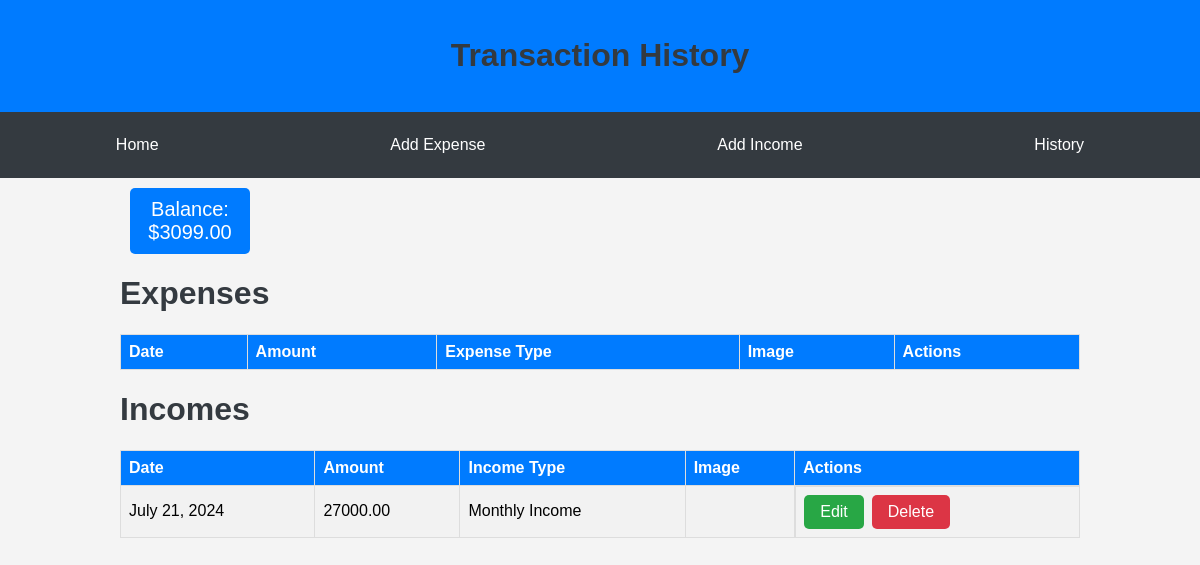
Before: / (signed in) with the older database file.
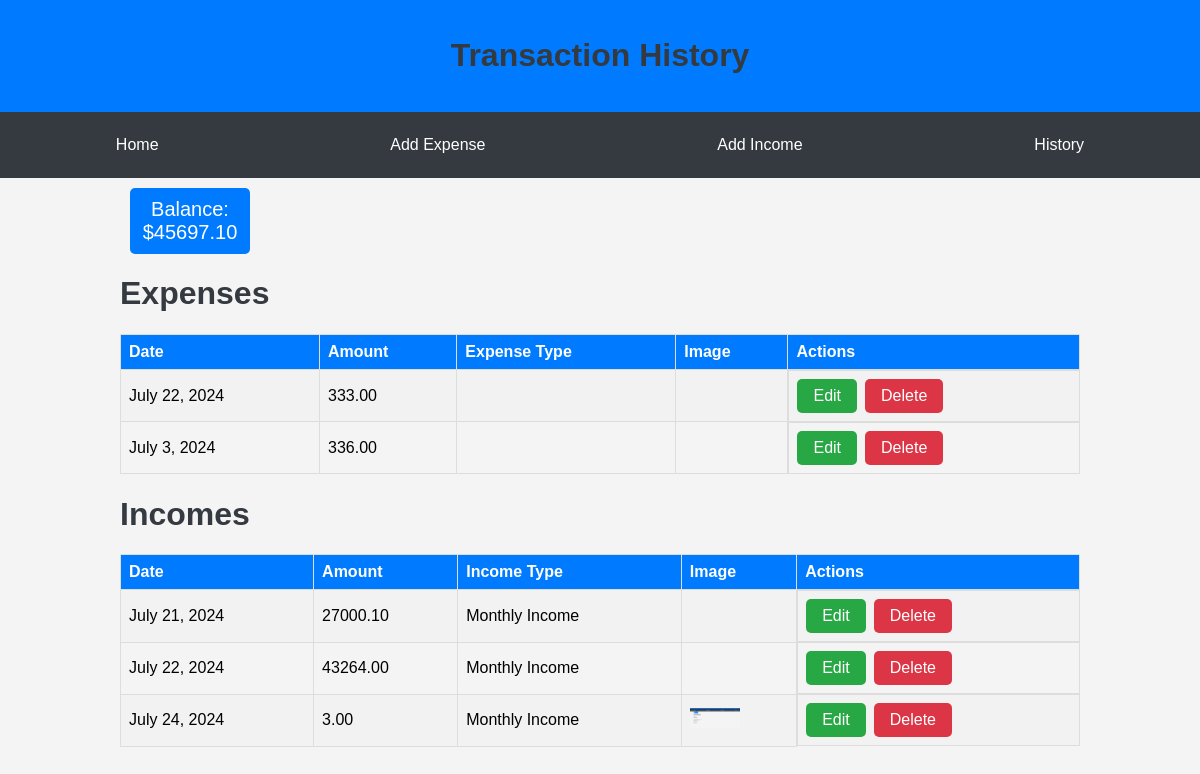
After: the same page with the newer database file.
### history/models.py (models this page shows, shortened)
class AccountBalance(models.Model):
    user = models.OneToOneField(User, on_delete=models.CASCADE)
    balance = models.DecimalField(max_digits=10, decimal_places=2, default=0.00)

class Income(models.Model):
    amount = models.DecimalField(max_digits=10, decimal_places=2)
    date = models.DateField()
    account_balance = models.ForeignKey(AccountBalance, on_delete=models.CASCADE)
    income_type = models.ForeignKey(IncomeType, on_delete=models.CASCADE)
    image = models.ImageField(upload_to='income_images/', blank=True, null=True)

class IncomeType(models.Model):
    name = models.CharField(max_length=50)

class Expense(models.Model):
    amount = models.DecimalField(max_digits=10, decimal_places=2)
    date = models.DateField()
    account_balance = models.ForeignKey(AccountBalance, on_delete=models.CASCADE)
    expense_type = models.CharField(max_length=50)
    image = models.ImageField(upload_to='expense_images/', blank=True, null=True)

### history/views.py (the view)
# urls.py: path('', views.index, name='index'),
@login_required
def index(request):
    expenses = Expense.objects.filter(account_balance__user=request.user)
    incomes = Income.objects.filter(account_balance__user=request.user)
    account_balance, created = AccountBalance.objects.get_or_create(user=request.user)
    return render(request, 'history/index.html', {
        'expenses': expenses,
        'incomes': incomes,
        'balance': account_balance.balance,
    })

### history/context_processors.py (called while the page is built)
def account_balance(request):
    if request.user.is_authenticated:
        account_balance, created = AccountBalance.objects.get_or_create(user=request.user)
        return {'balance': account_balance.balance}
    return {}

### templates/history/index.html (shortened to what this page needs)
{% extends 'base.html' %}
{% block content %}
<h1>Expenses</h1>
<table class="transaction-table">
    <tr>
        <th>Date</th>
        <th>Amount</th>
        <th>Expense Type</th>
        <th>Image</th>
        <th>Actions</th>
    </tr>
    {% for expense in expenses %}
    <tr>
        <td>{{ expense.date }}</td>
        <td>{{ expense.amount }}</td>
        <td>{{ expense.expense_type.name }}</td>
        <td>{% if expense.image %}<img src="{{ expense.image.url }}" alt="Expense Image" width="50">{% endif %}</td>
        <td class="action-buttons">
            <a href="{% url 'edit_expense' expense.pk %}" class="edit">Edit</a>
            <a href="{% url 'delete_expense' expense.pk %}" class="delete">Delete</a>
        </td>
    </tr>
    {% endfor %}
</table>
<h1>Incomes</h1>
<table class="transaction-table">
    <tr>
        <th>Date</th>
        <th>Amount</th>
        <th>Income Type</th>
        <th>Image</th>
        <th>Actions</th>
    </tr>
    {% for income in incomes %}
    <tr>
        <td>{{ income.date }}</td>
        <td>{{ income.amount }}</td>
        <td>{{ income.income_type.name }}</td>
        <td>{% if income.image %}<img src="{{ income.image.url }}" alt="Income Image" width="50">{% endif %}</td>
        <td class="action-buttons">
            <a href="{% url 'edit_income' income.pk %}" class="edit">Edit</a>
            <a href="{% url 'delete_income' income.pk %}" class="delete">Delete</a>
        </td>
    </tr>
    {% endfor %}
</table>
{% endblock %}

### templates/base.html (shortened to what this page needs)
<!DOCTYPE html>
<html lang="en">
<head>
</head>
<body>
    <div class="header">
        <h1>Transaction History</h1>
    </div>
    <div class="menu">
        <a href="{% url 'index' %}">Home</a>
        <a href="{% url 'add_expense' %}">Add Expense</a>
        <a href="{% url 'add_income' %}">Add Income</a>
        <a href="{% url 'history' %}">History</a>
    </div>
    <div class="container">
        <div class="balance">
            Balance: ${{ balance }}
        </div>
        {% block content %}{% endblock %}
    </div>
</body>
</html>

### templates/base.html (style rules this page uses)
body { font-family: 'Arial', sans-serif; background-color: #f4f4f4; margin: 0; padding: 0; }
.container { width: 80%; margin: 0 auto; }
.header { background-color: #007bff; color: white; padding: 1em 0; text-align: center; }
.menu { display: flex; justify-content: space-around; background-color: #343a40; padding: 1em 0; }
.menu a { color: white; text-decoration: none; padding: 0.5em 1em; border-radius: 5px; }
h1 { color: #343a40; }
.transaction-table { width: 100%; border-collapse: collapse; margin: 1em 0; }
.transaction-table th, .transaction-table td { border: 1px solid #ddd; padding: 0.5em; text-align: left; }
.transaction-table th { background-color: #007bff; color: white; }
.transaction-table tr:nth-child(even) { background-color: #f2f2f2; }
.action-buttons { display: flex; gap: 0.5em; }
.action-buttons a { text-decoration: none; padding: 0.5em 1em; color: white; border-radius: 5px; }
.action-buttons .edit { background-color: #28a745; }
.action-buttons .delete { background-color: #dc3545; }
.balance { margin: 10px; padding: 10px; max-width: 100px; background-color: #007bff; color: white; border-radius: 5px; text-align: center; font-size: 20px; }

Changed rows visible on the page:
changed AccountBalance: balance "3099.00" → "45697.10"
added Expense: date "July 22, 2024", amount "333.00"
added Expense: date "July 3, 2024", amount "336.00"
changed Income "July 21, 2024": amount "27000.00" → "27000.10"
added Income: date "July 22, 2024", amount "43264.00", income_type.name "Monthly Income"
added Income: date "July 24, 2024", amount "3.00", income_type.name "Monthly Income", image (picture)
